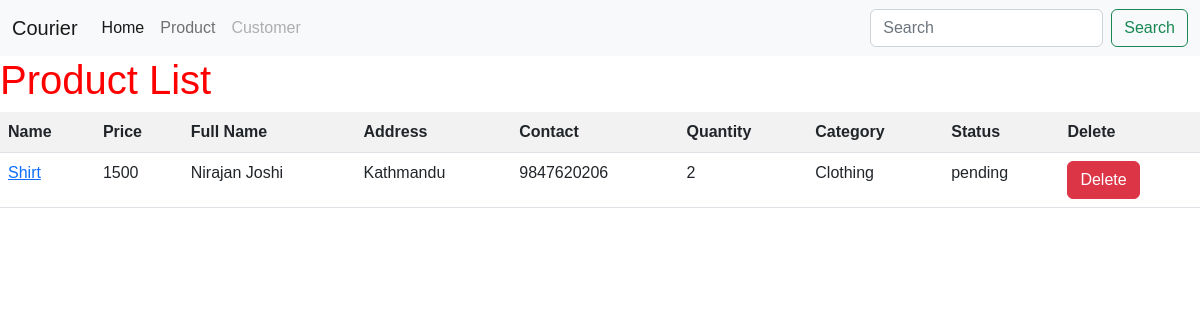
The app's page /product/product-list/ with its own data.
### product/models.py (models this page shows, shortened)
class Product(models.Model):
    STATUS_CHOICE=(
        ('pending',"PENDING"),
        ('delivered','DELIVERED'),
        ('return','RETURN')
    )
    weight=models.ForeignKey(Weight, on_delete=models.CASCADE)
    name=models.CharField(max_length=255)
    price=models.CharField(max_length=255)
    quantity=models.IntegerField()
    category=models.CharField(max_length=255)
    fullname=models.CharField(max_length=255)
    contact=models.CharField(max_length=255)
    address=models.CharField(max_length=255)
    status=models.CharField(max_length=50, choices=STATUS_CHOICE)
    shipping_address=models.CharField(max_length=255, null=True, blank=True)
    remarks=models.TextField(null=True, blank=True )

### product/views.py (the view)
# urls.py: path('product-list/', product_list, name='product_list'),
def product_list(request):
    products=Product.objects.all()
    context={'products':products}
    return render(request, 'product_list.html', context)

### product/templates/product_list.html
{% extends 'base.html' %}
{% block navbar %}
    {% include 'components/navbar.html' %}
{% endblock navbar %}
{% block content %}
    <h1>Product List</h1>
    <table class="table table-striped">
        <tr>
            <th>Name</th>
            <th>Price</th>
            <th>Full Name</th>
            <th>Address</th>
            <th>Contact</th>
            <th>Quantity</th>
            <th>Category</th>
            <th>Status</th>
            <th>Delete</th>
        </tr>
        {% for product in products %}
        <tr>
            <td><a href="{% url 'product:edit_product' product.id %}">{{product.name}}</a></td>
            <td>{{product.price}}</td>
            <td>{{product.fullname}}</td>
            <td>{{product.address}}</td>
            <td>{{product.contact}}</td>
            <td>{{product.quantity}}</td>
            <td>{{product.category}}</td>
            <td>{{product.status}}</td>
            <td><a href="{% url 'product:delete_product' product.id %}" class="btn btn-danger">Delete</a></td>
        </tr>
        {% endfor %}
    </table>
{% endblock content %}

### staticfiles/css/style.css (style rules this page uses)
* { margin: 0; box-sizing: border-box; }
body { font-family: sans-serif; font-size: 16px; }
h1 { color: red; }

### records on screen
Product: name "Shirt", price "1500", fullname "Nirajan Joshi", address "Kathmandu", contact "9847620206", quantity "2", category "Clothing", status "pending"
